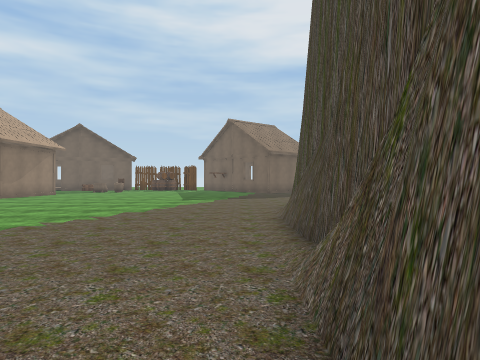
View 1 (above)

24 first-person views from a walk through a 3-D level made in the Unity game engine. The camera is 1.3 m above the floor, looks level and sees 75° across. The floor is counted in squares, 2 m on a side. Each view is taken from the middle of a square. On the plan, view 1 faces up. The plan holds only what a view shows up to about 10 squares ahead; the rest is blank. The place goes on beyond the plan. The player character is not drawn. Some surface patterns are stand-ins.

View 2
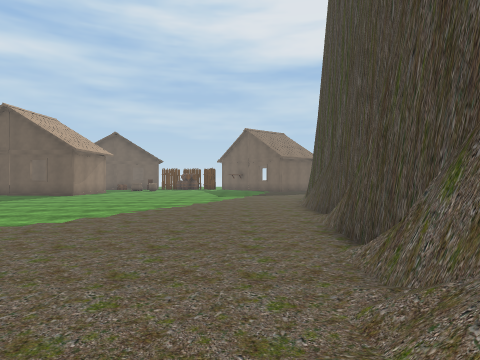

View 3
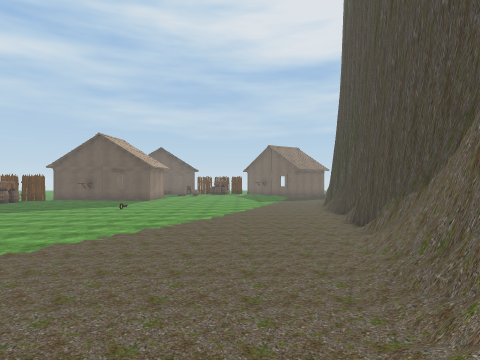

View 4
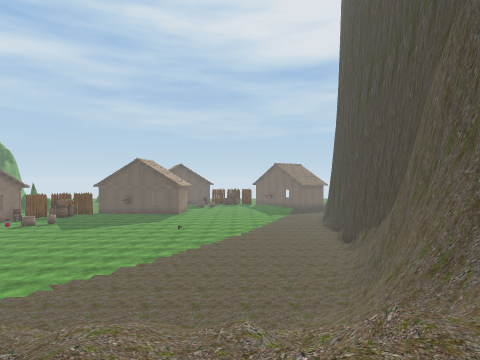

View 5
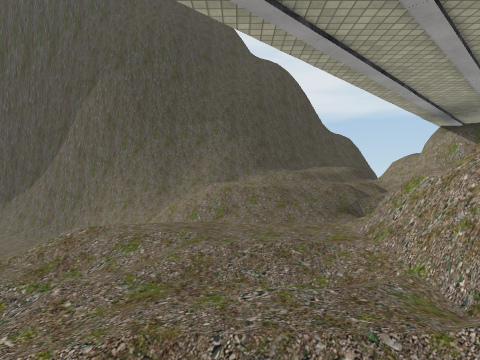

View 6
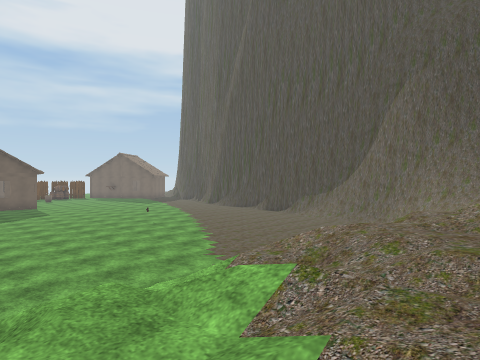

View 7
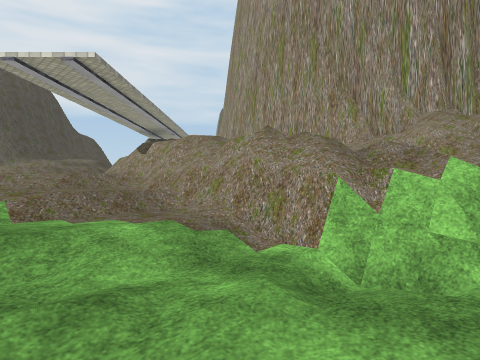

View 8
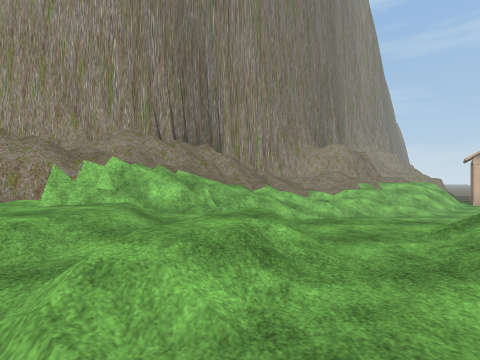

View 9
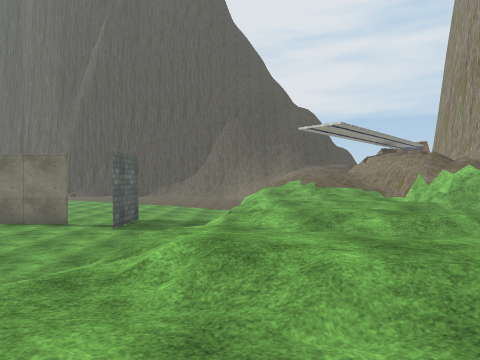

View 10
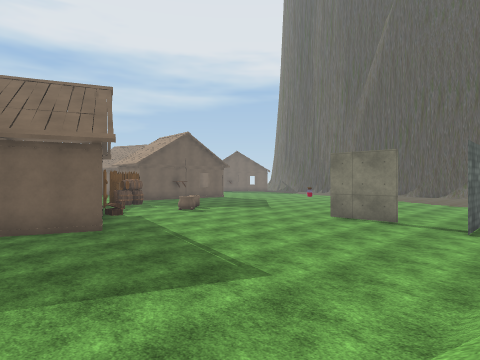

View 11
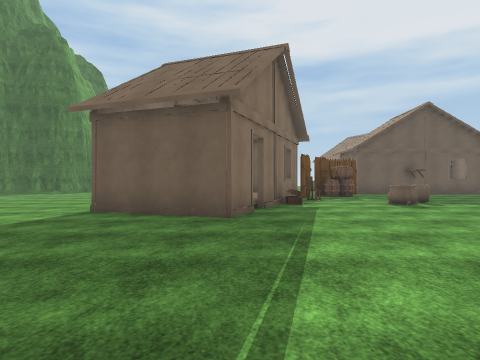

View 12
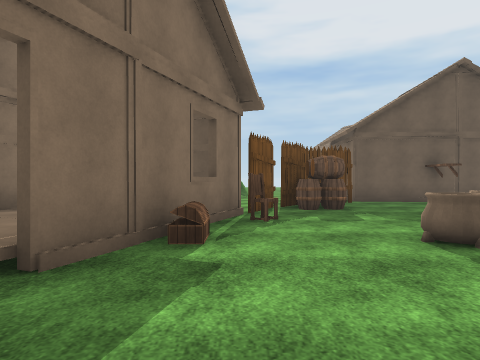

View 13
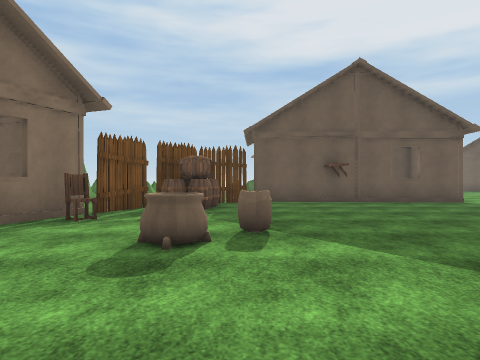

View 14
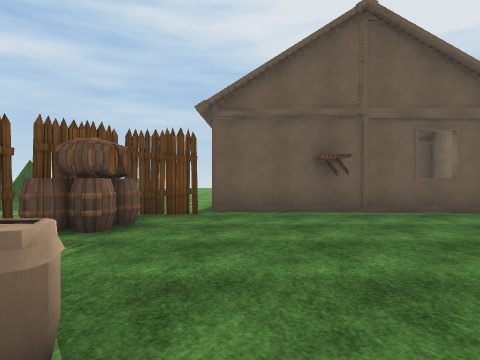

View 15
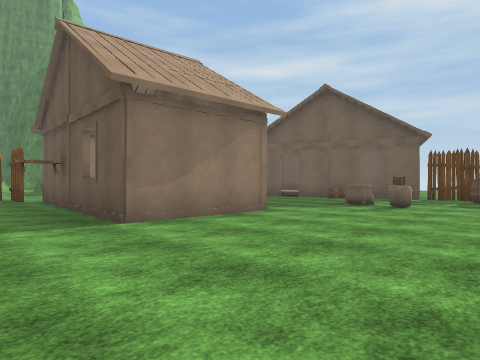

View 16
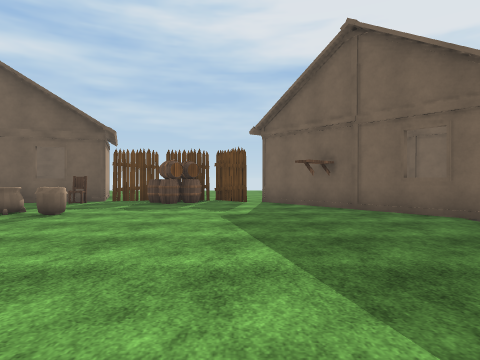

View 17
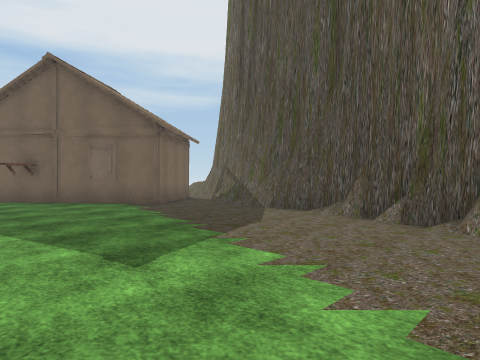

View 18
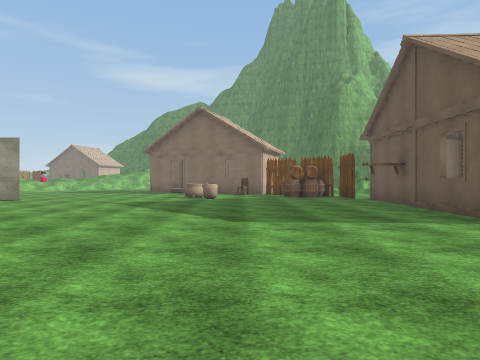

View 19
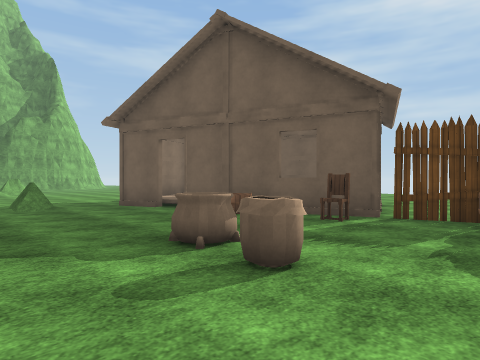

View 20
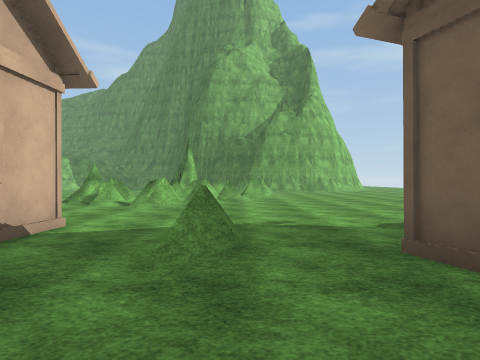

View 21
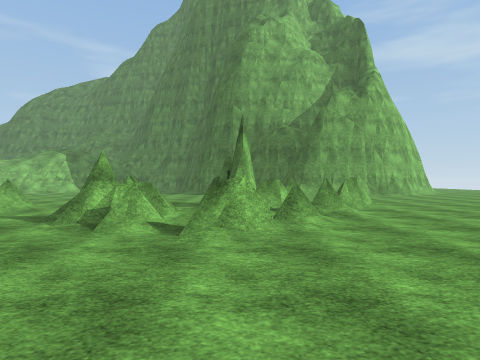

View 22
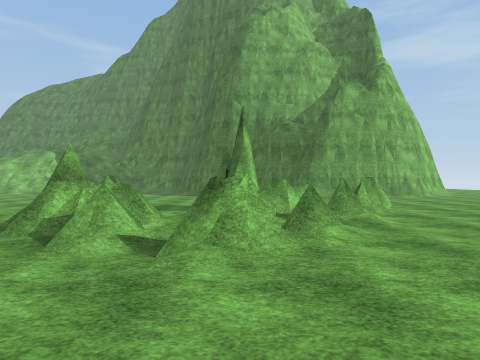

View 23
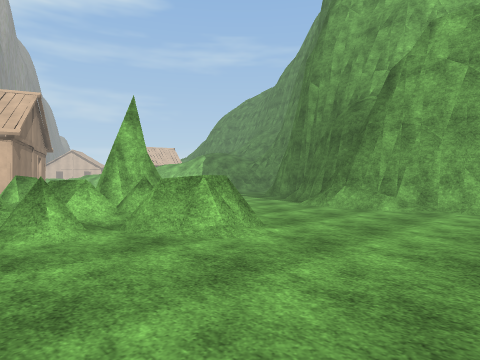

View 24
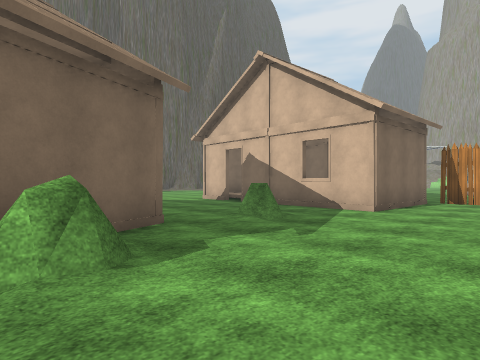

### Floor plan
Key: @ floor where view 1 was taken; # wall or solid block; x gap in a wall; . main floor; : floor 0.5 m higher than the main floor; + floor 1 m higher than the main floor; * floor 1.5 m higher than the main floor; % floor 2.5 m higher than the main floor; & floor 3 m higher than the main floor; / step, stairs or slope; = window, fence, low wall or low ledge; v drop or lower ground; H house; C chair; E chest; A cauldron; B bag; F fence; S shelf; R barrel; O other object.
Columns run from 26 left of view 1 to 4 right of it. Each row starts with its distance up from view 1.
 21  ..........=H     #FFFF.
 20 /...........#H: HEC..RRFH   H
 19 /............HHHE........H  H
 18 #...##...................SH
 17 #....##......#....AB......HH
 16 ....###=...................HH
 15 ...#### #....................##
 14   .//./x....HHHH/HH..........#
 13   .../##=...H     H..........#
 12        =...H     H...........#
 11      .....FFHHSHHH...........#
 10    ..#...FF.................##
  9   .. HH.FFR.................#
  8  ..    HF...................
  7 ..  H  HC..................#
  6 ... H  E..AB...............#
  5 ...HH :E..A................#
  4  ..H  :....................#
  3  ..HHHH...........  .......#
  2   .................O.......#
  1    .........O..............#
  0    .........x.............@#
 -1    .........#.............##
 -2    .........#.............#
 -3    /...................../#
 -4     //......##.........../#
 -5    / ///.................##
 -6     +//// / /.   ......./#
 -7    /+//+//////    /. ../##
 -8     ///+/////////=     /##
 -9      */+/////////// /= /##
-10      /++/+*//////// /////#
-11      /// //////%&// /////#
-12       =  /====//v=/ /////#
-13        /=/////////==/////=
-14       //////     =#  /////
-15   .../////==#/       ###=
-16   .//////=# ####     ###

Where each view was taken, in squares from view 1:
view 1: 0 up, 0 right, facing up
view 2: 3 down, 1 left, facing up
view 3: 8 down, 3 left, facing up
view 4: 12 down, 4 left, facing up
view 5: 11 down, 11 left, facing right
view 6: 10 down, 13 left, facing up-right
view 7: 9 down, 16 left, facing down-right
view 8: 6 down, 18 left, facing down
view 9: 7 down, 23 left, facing right
view 10: 5 down, 23 left, facing up-right
view 11: 3 down, 20 left, facing up
view 12: 2 up, 18 left, facing up
view 13: 2 up, 15 left, facing up
view 14: 5 up, 14 left, facing up
view 15: 9 up, 4 left, facing up-left
view 16: 11 up, 3 left, facing up
view 17: 8 up, 3 left, facing up-right
view 18: 7 up, 4 left, facing left
view 19: 15 up, 5 left, facing up-left
view 20: 17 up, 10 left, facing left
view 21: 15 up, 14 left, facing left
view 22: 15 up, 15 left, facing left
view 23: 21 up, 19 left, facing down-left
view 24: 21 up, 17 left, facing down-right
